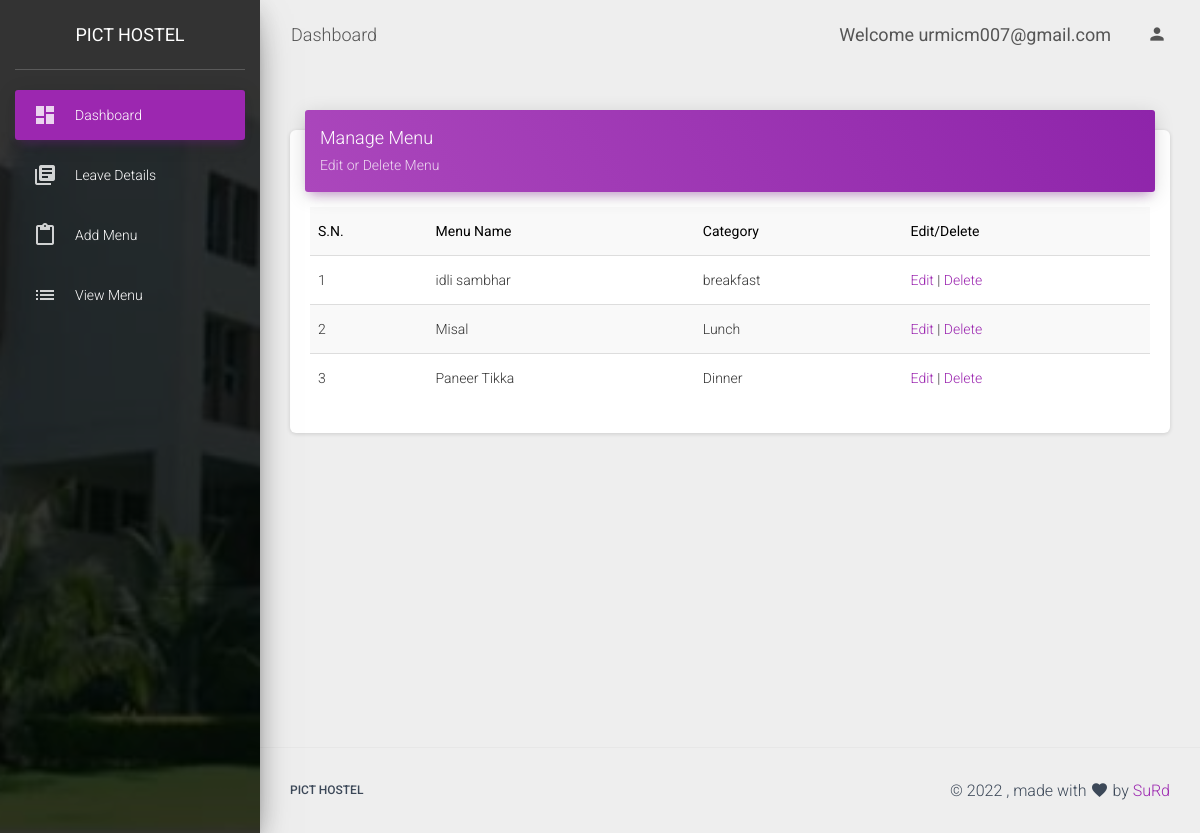
/dash/mess-dashboard/viewmenu.php (signed in), run on the app's committed database.
### tables this page shows
CREATE TABLE `registration` (
  `id` int(11) NOT NULL,
  `F_name` varchar(250) NOT NULL,
  `L_name` varchar(250) NOT NULL,
  `reg_no` varchar(11) NOT NULL,
  `mobile_no` varchar(11) NOT NULL,
  `Father_name` varchar(255) NOT NULL,
  `Father_no` varchar(11) NOT NULL,
  `gender` varchar(255) NOT NULL,
  `email` varchar(250) NOT NULL,
  `year` varchar(255) NOT NULL,
  `branch` varchar(255) NOT NULL,
  `Nationality` varchar(250) NOT NULL,
  `State` varchar(250) NOT NULL,
  `city` varchar(250) NOT NULL,
  `pincode` int(11) NOT NULL,
  `pass` varchar(255) NOT NULL,
  `valid` varchar(25) NOT NULL,
  `cat_id` int(25) NOT NULL,
  `token` varchar(25) NOT NULL,
  `created_at` datetime DEFAULT current_timestamp(),
  `typedoc` varchar(255) NOT NULL,
  `address_doc` varchar(250) NOT NULL,
  `fee_doc` varchar(255) NOT NULL,
  `hostel_fee` varchar(250) NOT NULL,
  `feespaid` varchar(10) NOT NULL DEFAULT 'No',
  `rooms_booked` varchar(250) NOT NULL,
  `roomtype` varchar(25) NOT NULL,
  `url` varchar(255) NOT NULL,
  `qrcode` longblob NOT NULL
);

CREATE TABLE `menu` (
  `id` int(25) NOT NULL,
  `menu` varchar(50) NOT NULL,
  `category` varchar(50) NOT NULL
);

### dash/mess-dashboard/viewmenu.php (the view, shortened to what this page needs)
<?php
include '../../config.php';
if (isset($_SESSION['id'])) {
    $id = $_SESSION['id'];
    $sql = "select * from registration where id=" . $id;
    $result = mysqli_query($conn, $sql);
    if (mysqli_num_rows($result) > 0) {
        $row = mysqli_fetch_assoc($result);
    } else {
        $errorMsg = 'Could not Find Any Record';
    }
}
?>
<!DOCTYPE html>
<html lang="en">
<head>
    <link rel="stylesheet" href="https://maxcdn.bootstrapcdn.com/font-awesome/latest/css/font-awesome.min.css">
    <link href="../assets/css/material-dashboard.css?v=2.1.0" rel="stylesheet" />
</head>
<body class="light-edition">
    <div class="wrapper ">
        <div class="sidebar" data-color="purple" data-background-color="black" data-image="../assets/img/pict.jpeg">
            <div class="logo"><a href="#" class="simple-text logo-normal">
                    PICT HOSTEL
                </a></div>
            <div class="sidebar-wrapper">
                <ul class="nav">
                    <li class="nav-item active">
                        <a class="nav-link" href="./dashboard.php">
                            <i class="material-icons">dashboard</i>
                            <p>Dashboard</p>
                        </a>
                    </li>
                    <li class="nav-item ">
                        <a class="nav-link" href="./leavedetails.php">
                            <i class="material-icons">library_books</i>
                            <p>Leave Details</p>
                        </a>
                    </li>
                    <li class="nav-item ">
                        <a class="nav-link" href="./addmenu.php">
                            <i class="material-icons">content_paste</i>
                            <p>Add Menu</p>
                        </a>
                    </li>
                    <li class="nav-item ">
                        <a class="nav-link" href="viewmenu.php">
                            <i class="material-icons">list</i>
                            <p>View Menu</p>
                        </a>
                    </li>
                </ul>
            </div>
        </div>
        <div class="main-panel">
            <nav class="navbar navbar-expand-lg navbar-transparent navbar-absolute fixed-top " id="navigation-example">
                <div class="container-fluid">
                    <div class="navbar-wrapper">
                        <a class="navbar-brand" href="javascript:void(0)">Dashboard</a>
                    </div>
                    <div class="collapse navbar-collapse justify-content-end">
                        <form class="navbar-form">
                            <div class="input-group no-border">
                                <a class="navbar-brand" href="javascript:void(0)"><strong>Welcome <?php echo $row['email']; ?></strong></a>
                                <div class="ripple-container"></div>
                            </div>
                        </form>
                        <ul class="navbar-nav">
                            <li class="nav-item dropdown">
                                <a class="nav-link" href="#pablo" id="navbarDropdownProfile" data-toggle="dropdown" aria-haspopup="true" aria-expanded="false">
                                    <i class="material-icons">person</i>
                                </a>
                            </li>
                        </ul>
                    </div>
                </div>
            </nav>
            <div class="content">
                <div class="container-fluid">
                    <div class="row">
                        <div class="col-md-12">
                            <div class="card">
                                <div class="card-header card-header-primary">
                                    <h4 class="card-title ">Manage Menu</h4>
                                    <p class="card-category"> Edit or Delete Menu</p>
                                </div>
                                <div class="card-body">
                                    <div class="table-responsive">
                                        <div class="panel">
                                            <div class="table-responsive">
                                                <table class="table table-striped title1">
                                                    <tr style="color:black">
                                                        <td><b>S.N.</b></td>
                                                        <td><b>Menu Name</b></td>
                                                        <td><b>Category</b></td>
                                                        <td><b>Edit/Delete</b></td>
                                                    </tr>
                                                    <?php
                                                    $sql = "SELECT * from menu";
                                                    $result = $conn->query($sql);
                                                    while ($row = $result->fetch_assoc()) {
                                                    ?>
                                                        <tr>
                                                            <td>
                                                                <?php echo $row['id']; ?>
                                                            </td>
                                                            <td>
                                                                <?php echo $row['menu']; ?>
                                                            </td>
                                                            <td>
                                                                <?php echo $row['category']; ?>
                                                            </td>
                                                            <td>
                                                                <?php echo "<a href=\"edit_request.php?id=$row[id]\">Edit</a> | <a href=\"delete_request.php?id=$row[id]\" onClick=\"return confirm('Are you sure you want to delete?')\">Delete</a>"; ?>
                                                            </td>
                                                        </tr>
                                                    <?php $i++;
                                                    }
                                                    ?>
                                                </table>
                                            </div>
                                        </div>
                                    </div>
                                </div>
                            </div>
                        </div>
                    </div>
                </div>
            </div>
            <footer class="footer">
                <div class="container-fluid">
                    <nav class="float-left">
                        <ul>
                            <li>
                                <a href="#">
                                    PICT HOSTEL
                                </a>
                            </li>
                        </ul>
                    </nav>
                    <div class="copyright float-right" id="date">
                        , made with <i class="material-icons">favorite</i> by
                        <a href="#" target="_blank"> SuRd</a>
                    </div>
                </div>
            </footer>
        </div>
    </div>
</body>
</html>

### data on the page
registration: email "urmicm007@gmail.com"
menu: id "1", menu "idli sambhar", category "breakfast"
menu: id "2", menu "Misal", category "Lunch"
menu: id "3", menu "Paneer Tikka", category "Dinner"
